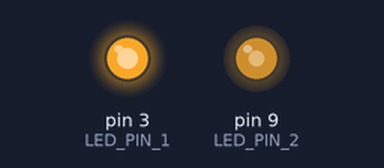
Bench run of a sketch on a simulated Arduino Uno, built with avr-gcc and run on an emulated ATmega328P. On the bench: output pins drawn as LEDs (lit = HIGH). Random numbers use the default seed unless the sketch sets one.

Above: at 2.34 s.
At 13.87 s:
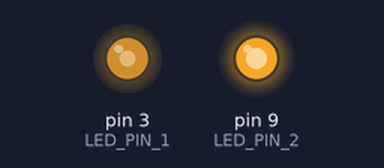
At 26.43 s:
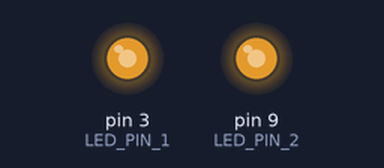
Timing chart, 0 to 40.0 s (numbered marks = the images above):
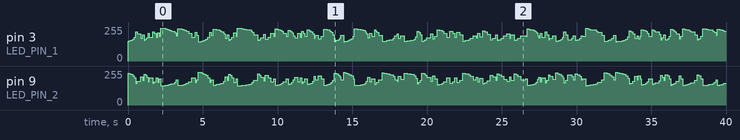

The sketch:

bonfire_led.ino
```cpp
#include <Arduino.h>
#include <avr/pgmspace.h>

// ---- Gamma table (from the published code) ----
const uint8_t PROGMEM gamma8[] = {
  0, 0, 0, 0, 0, 0, 0, 0, 0, 0, 0, 0, 0, 0, 0, 0,
  0, 0, 0, 0, 0, 0, 0, 0, 0, 0, 0, 0, 1, 1, 1, 1,
  1, 1, 1, 1, 1, 1, 1, 1, 1, 2, 2, 2, 2, 2, 2, 2,
  2, 3, 3, 3, 3, 3, 3, 3, 4, 4, 4, 4, 4, 5, 5, 5,
  5, 6, 6, 6, 6, 7, 7, 7, 7, 8, 8, 8, 9, 9, 9, 10,
  10, 10, 11, 11, 11, 12, 12, 13, 13, 13, 14, 14, 15, 15, 16, 16,
  17, 17, 18, 18, 19, 19, 20, 20, 21, 21, 22, 22, 23, 24, 24, 25,
  25, 26, 27, 27, 28, 29, 29, 30, 31, 32, 32, 33, 34, 35, 35, 36,
  37, 38, 39, 39, 40, 41, 42, 43, 44, 45, 46, 47, 48, 49, 50, 50,
  51, 52, 54, 55, 56, 57, 58, 59, 60, 61, 62, 63, 64, 66, 67, 68,
  69, 70, 72, 73, 74, 75, 77, 78, 79, 81, 82, 83, 85, 86, 87, 89,
  90, 92, 93, 95, 96, 98, 99, 101, 102, 104, 105, 107, 109, 110, 112, 114,
  115, 117, 119, 120, 122, 124, 126, 127, 129, 131, 133, 135, 137, 138, 140, 142,
  144, 146, 148, 150, 152, 154, 156, 158, 160, 162, 164, 167, 169, 171, 173, 175,
  177, 180, 182, 184, 186, 189, 191, 193, 196, 198, 200, 203, 205, 208, 210, 213,
  215, 218, 220, 223, 225, 228, 231, 233, 236, 239, 241, 244, 247, 249, 252, 255
};

// ---- PWM pins ----
static const uint8_t LED_PIN_1 = 3; // D3  (Timer2 OC2B)  ~1.95kHz
static const uint8_t LED_PIN_2 = 9; // D9  (Timer1 OC1A)  2.0kHz (configured below)

// ---- Candle parameters ----
static float value = 0.10f;

static const int   max_value     = 255;
static const int   dimming_range = 50;   // 90 -> larger => stronger contrast (try 140..200)
static const float threshold     = 0.065f;

// Update interval jitter to avoid "regular rhythm"
static uint32_t nextUpdateMs = 0;

// ---- Timer1 settings (2.0kHz PWM) ----
// 16MHz / prescaler 8 = 2MHz timer clock
// 2kHz => period 0.5ms => 2MHz * 0.5ms = 1000 counts
// Use Fast PWM with TOP=ICR1=999 -> 1000 counts
static const uint16_t T1_TOP = 999;

// Map 0..255 duty (after gamma) to 0..T1_TOP
static inline uint16_t map255ToT1(uint8_t d) {
  return (uint32_t)d * T1_TOP / 255u;
}

// ---- Setup Timer2 on D3 to ~1.95kHz ----
static void setupTimer2PwmOnD3() {
  pinMode(LED_PIN_1, OUTPUT);

  TCCR2A = 0;
  TCCR2B = 0;

  // Fast PWM 8-bit, non-inverting on OC2B (D3)
  TCCR2A |= (1 << WGM21) | (1 << WGM20);
  TCCR2A |= (1 << COM2B1);

  // prescaler 32 -> ~1953 Hz
  TCCR2B |= (1 << CS21) | (1 << CS20);

  OCR2B = 0;
}

// ---- Setup Timer1 on D9 to exactly 2.0kHz ----
static void setupTimer1PwmOnD9() {
  pinMode(LED_PIN_2, OUTPUT);

  TCCR1A = 0;
  TCCR1B = 0;

  // Fast PWM, TOP = ICR1 (Mode 14: WGM13:0 = 1110)
  TCCR1A |= (1 << WGM11);
  TCCR1B |= (1 << WGM13) | (1 << WGM12);

  // Non-inverting on OC1A (D9)
  TCCR1A |= (1 << COM1A1);

  // Prescaler = 8
  TCCR1B |= (1 << CS11);

  ICR1  = T1_TOP;
  OCR1A = 0;
}

static inline void writeCh1(uint8_t duty255) {
  // D3 uses OCR2B 0..255
  OCR2B = duty255;
}

static inline void writeCh2(uint8_t duty255) {
  // D9 uses OCR1A 0..999
  OCR1A = map255ToT1(duty255);
}

void setup() {
  setupTimer2PwmOnD3();
  setupTimer1PwmOnD9();

  // Seed RNG (A0 floating is OK; if tied, move to another analog pin)
  randomSeed(analogRead(A0));
  nextUpdateMs = millis();
}

void loop() {
  uint32_t now = millis();
  if ((int32_t)(now - nextUpdateMs) < 0) return;

  // ---- folded quadratic mapping (as published) ----
  if (value < 0.5f) {
    value = value + 2.0f * value * value;
  } else {
    float t = 1.0f - value;
    value = value - 2.0f * t * t;
  }

  // ---- edge re-injection (breaks periodicity) ----
  if (value <= (0.0f + threshold) || (1.0f - threshold) <= value) {
    long r = random((long)(threshold * 1000.0f), (long)(1000.0f - threshold * 1000.0f));
    value = (float)r / 1000.0f;
  }

  // ---- two channels, opposite phase (as published) ----
  int value_1 = max_value - dimming_range + (int)(value * dimming_range); // 255-range .. 255
  int value_2 = max_value - (int)(value * dimming_range);                 // 255 .. 255-range

  if (value_1 < 0) value_1 = 0; if (value_1 > 255) value_1 = 255;
  if (value_2 < 0) value_2 = 0; if (value_2 > 255) value_2 = 255;

  uint8_t duty1 = pgm_read_byte(&(gamma8[value_1]));
  uint8_t duty2 = pgm_read_byte(&(gamma8[value_2]));

  writeCh1(duty1);
  writeCh2(duty2);

  // ---- jitter update interval (reduces artificial rhythm) ----
  // Base 50..95ms + rare longer pause
  uint16_t dt = 80 + (uint16_t)random(0, 46); // 50..95
  if (random(0, 3) == 0) {                   // ~1/28 chance
    dt += (uint16_t)random(40, 140);          // add 40..139
  }
  nextUpdateMs = now + dt;
}
```
